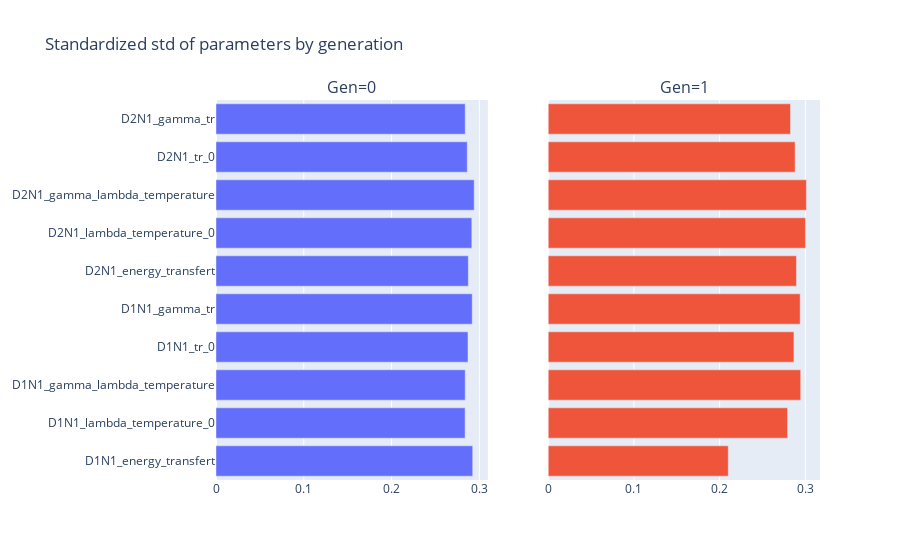

Notebook code cell kept with this figure:
### Code cell
viewer.parameters_standardized_deviation()

### Figure 1 — Plotly figure (JSON) as saved in the notebook; plotly's stock layout.template omitted (floating-point values rounded to 4 significant figures)
{"data": [{"orientation": "h", "type": "bar", "x": [0.2925, 0.2838, 0.2839, 0.2871, 0.2919, 0.2874, 0.2914, 0.2941, 0.2862, 0.2839], "xaxis": "x", "y": ["D1N1_energy_transfert", "D1N1_lambda_temperature_0", "D1N1_gamma_lambda_temperature", "D1N1_tr_0", "D1N1_gamma_tr", "D2N1_energy_transfert", "D2N1_lambda_temperature_0", "D2N1_gamma_lambda_temperature", "D2N1_tr_0", "D2N1_gamma_tr"], "yaxis": "y"}, {"orientation": "h", "type": "bar", "x": [0.2101, 0.2792, 0.2946, 0.2867, 0.294, 0.2897, 0.3002, 0.3013, 0.2881, 0.2827], "xaxis": "x2", "y": ["D1N1_energy_transfert", "D1N1_lambda_temperature_0", "D1N1_gamma_lambda_temperature", "D1N1_tr_0", "D1N1_gamma_tr", "D2N1_energy_transfert", "D2N1_lambda_temperature_0", "D2N1_gamma_lambda_temperature", "D2N1_tr_0", "D2N1_gamma_tr"], "yaxis": "y2"}], "layout": {"annotations": [{"font": {"size": 16}, "showarrow": false, "text": "Gen=0", "x": 0.225, "xanchor": "center", "xref": "paper", "y": 1, "yanchor": "bottom", "yref": "paper"}, {"font": {"size": 16}, "showarrow": false, "text": "Gen=1", "x": 0.775, "xanchor": "center", "xref": "paper", "y": 1, "yanchor": "bottom", "yref": "paper"}], "showlegend": false, "title": {"text": "Standardized std of parameters by generation"}, "xaxis": {"anchor": "y", "domain": [0, 0.45]}, "xaxis2": {"anchor": "y2", "domain": [0.55, 1]}, "yaxis": {"anchor": "x", "domain": [0, 1]}, "yaxis2": {"anchor": "x2", "domain": [0, 1], "matches": "y", "showticklabels": false}}}
